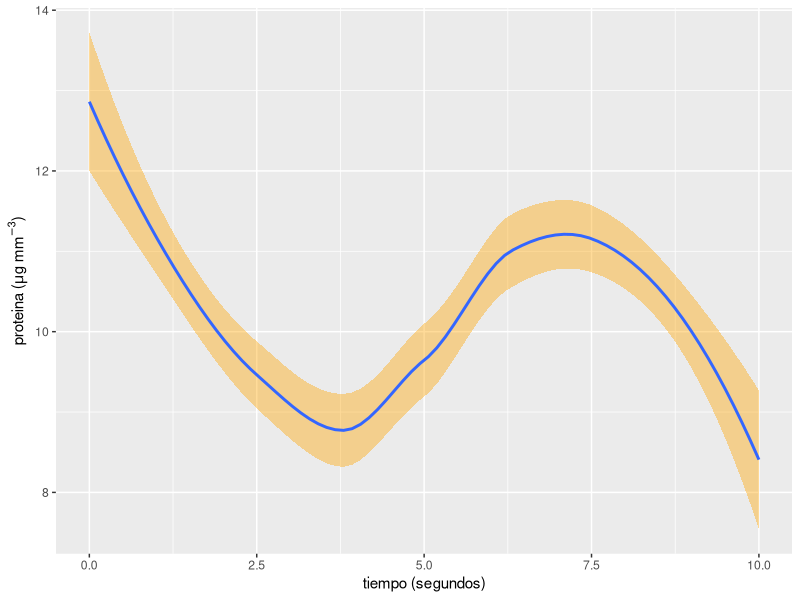

Reproduce this figure in R.
## ---- chunk 1
#| title: graf-1
#| echo: false

suppressPackageStartupMessages(library(tidyverse))
library(ggplot2)

datos <- tibble(x = seq(0, 10, 0.1)) %>% 
  mutate(y = sin(x) + cos(x) + 10 + rnorm(length(x)))

ggplot(datos, aes(x = x, y = y)) +
  geom_smooth(fill = "orange") +
  xlab(label = "tiempo (segundos)") +
  ylab(label = expression(paste("proteina (", mu, "g ", mm^-3,")")))
